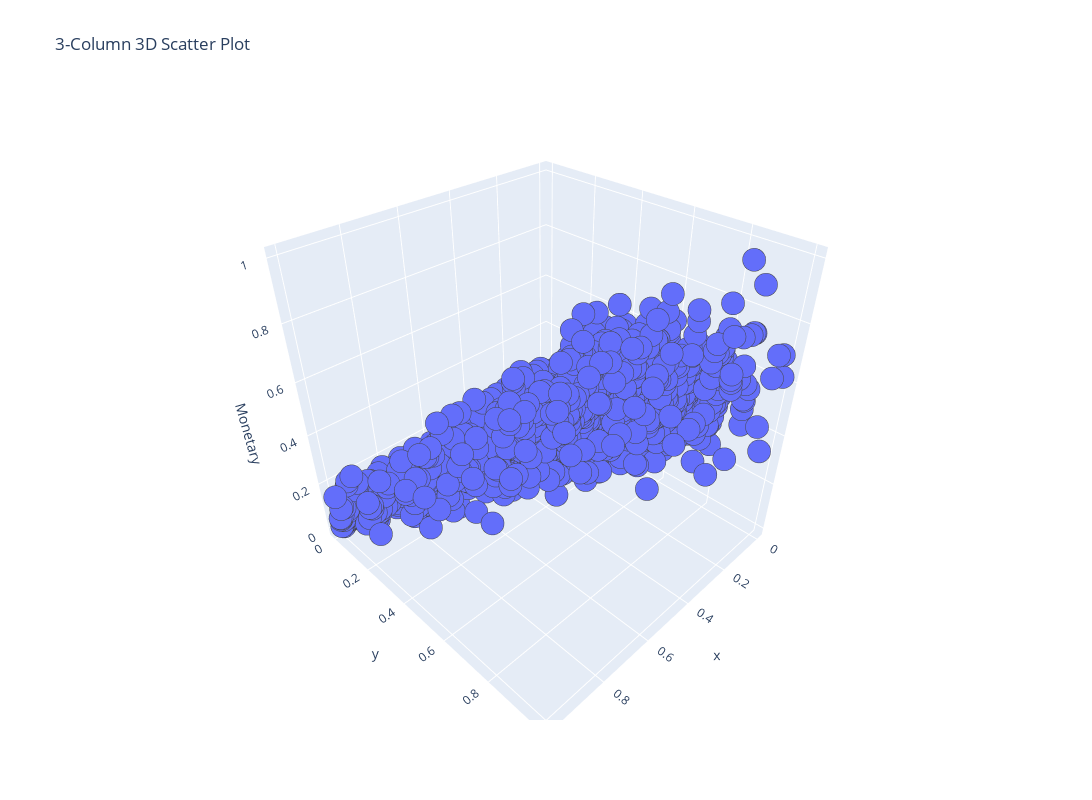

Notebook cell for this chart:
### Code cell
# Extract the columns to use for the scatter plot
x = RFM['normalized_recency']
y = RFM['normalized_frequency']
z = RFM['normalized_monetary']


# Create the scatter plot
scatter = go.Scatter3d(x=x, y=y, z=z, mode='markers', marker_size = 8, marker_line_width = 1,)

# Create the layout
layout = go.Layout(title='3-Column 3D Scatter Plot',
                   xaxis=dict(title='Recency'),
                   yaxis=dict(title='Frequency'),
                   scene=dict(zaxis=dict(title='Monetary')),
                   width = 1200,
                   height = 800)

# Create the figure
figure = go.Figure(data=[scatter], layout=layout)

# Show the plot
figure.show()

### Figure 1 — Plotly figure (JSON) as saved in the notebook; plotly's stock layout.template omitted (floating-point values rounded to 4 significant figures; data arrays with more than 128 entries replaced by an {"elided": "..."} marker saying what was removed)
{"data": [{"marker": {"line": {"width": 1}, "size": 8}, "mode": "markers", "type": "scatter3d", "x": {"elided": "5506 float values"}, "y": {"elided": "5506 float values"}, "z": {"elided": "5506 float values"}}], "layout": {"height": 800, "scene": {"zaxis": {"title": {"text": "Monetary"}}}, "title": {"text": "3-Column 3D Scatter Plot"}, "width": 1200, "xaxis": {"title": {"text": "Recency"}}, "yaxis": {"title": {"text": "Frequency"}}}}
